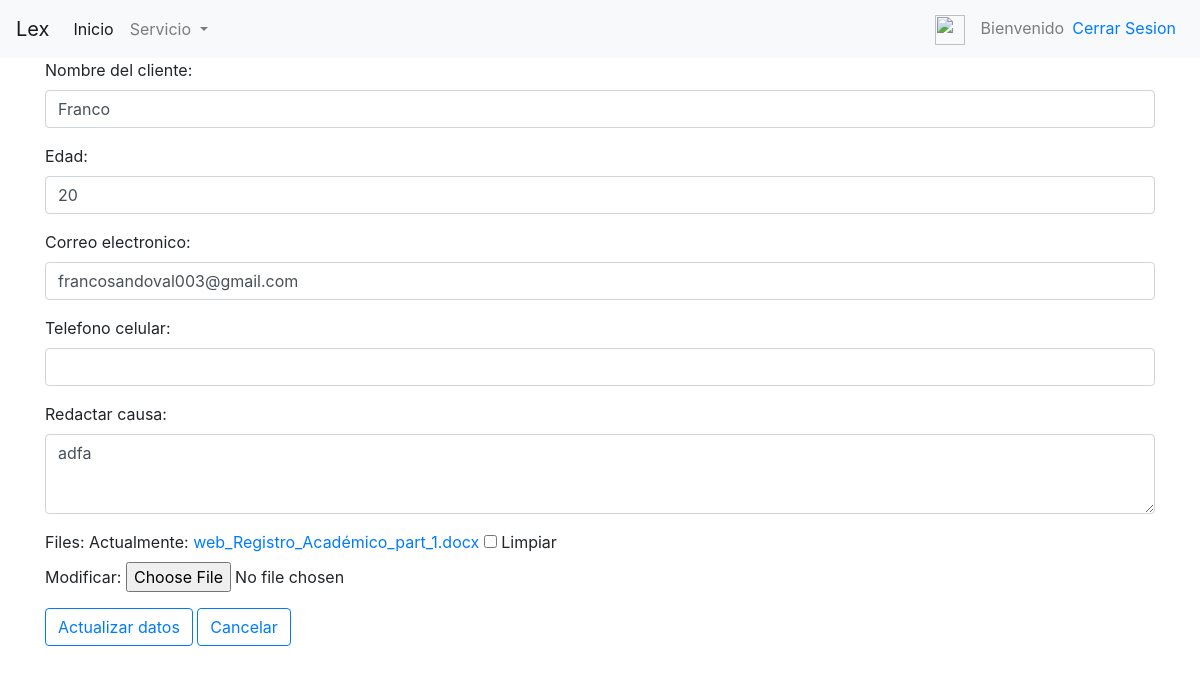
The page /service/edit/1 on the database as committed earlier.
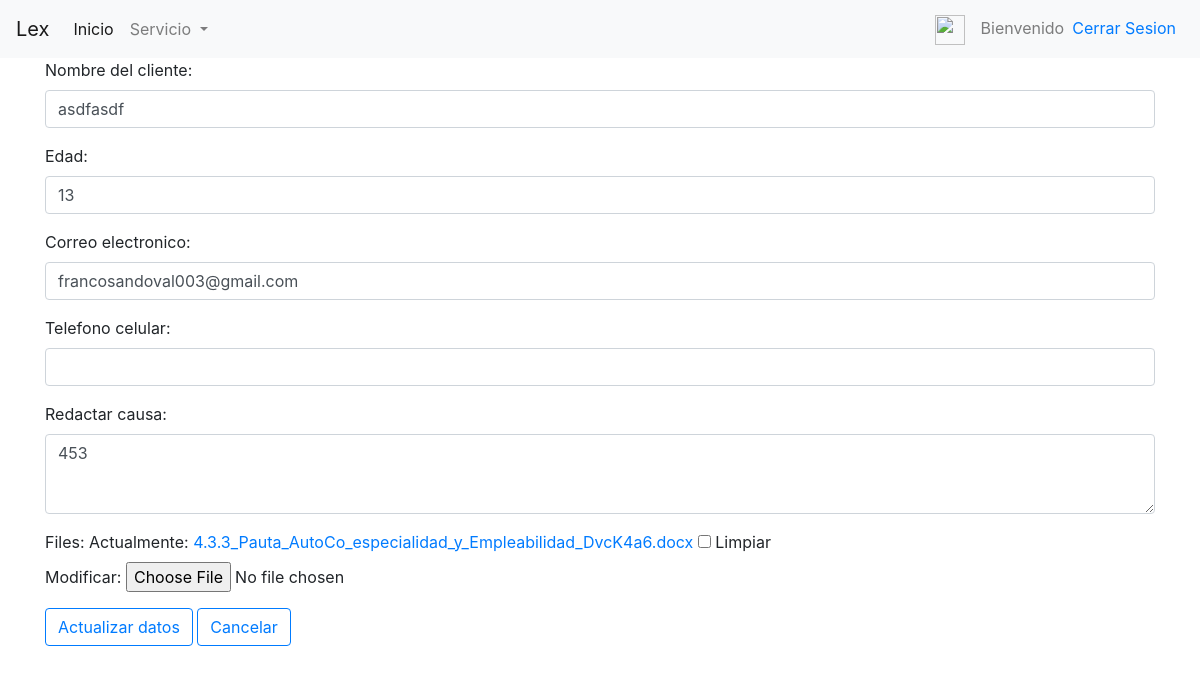
The same page on the database as committed later.
### core/models.py (models this page shows, shortened)
class Servicio(models.Model):
    cliente=models.ForeignKey('auth.User', on_delete=models.CASCADE, default='1')
    first_name=models.CharField('Nombre',max_length=30,blank=True,null=True)
    age=models.IntegerField('Edad',blank=True,null=True)
    email=models.EmailField('Correo electronico',max_length=254, blank=True, null=True)
    cause=models.TextField('Redactar Causa',max_length=254, blank=True,null=True)
    files=models.FileField(blank=True, null=True)

### core/views.py (the view)
# urls.py: path('service/edit/<int:pk>',views.editar_solicitud, name='service_edit'),
def editar_solicitud(request,pk):
    servicio=get_object_or_404(Servicio, id=pk)
    if request.method=='POST':
        form=SolicitarServicioForm(request.POST, request.FILES, instance=servicio)
        id=User.objects.get(username=request.user.username)
        if form.is_valid():
            form.save(id)
            return redirect('service_view')
    else:
        datos={
            'form':SolicitarServicioForm(instance=servicio)
        }
    return render(request, 'core/consultar_servicio.html', datos)

### core/forms.py (shortened to what this page needs)
class SolicitarServicioForm(forms.ModelForm):
    first_name=forms.CharField(widget=forms.TextInput(attrs={'class':'form-control'}),label="Nombre del cliente")
    age=forms.IntegerField(widget=forms.NumberInput(attrs={'class':'form-control'}), label="Edad")
    email=forms.EmailField(widget=forms.EmailInput(attrs={'class':'form-control'}),label="Correo electronico")
    phone=forms.CharField(widget=forms.NumberInput(attrs={'class':'form-control'}), label="Telefono celular")
    cause=forms.CharField(widget=forms.Textarea(attrs={'class':'form-control','style':'height: 80px'}), label="Redactar causa")
    class Meta:
        model = Servicio
        fields = ("first_name", "age", "email", "phone", "cause", "files")

### core/templates/core/consultar_servicio.html (shortened to what this page needs)
{% extends 'core/base.html' %}
{% block content %}
<form method="post">
    {{form.as_p}}
    <button type="submit" class="btn btn-outline-primary">Actualizar datos</button>
    <a class="btn btn-outline-primary" href="{% url 'service_view' %}">Cancelar</a>
</form>
{% endblock content %}

Rows that differ between the two databases and show on the page:
changed Servicio "francosandoval003@gmail.com": first_name "Franco" → "asdfasdf"; age "20" → "13"; cause "adfa" → "453"
Other text that changed with them:
text no longer shown: "Nombre del cliente: Edad: Correo electronico: Telefono celular: Redactar causa: Files: Actualmente: web_Registro_Académico_part_1.docx Limpiar Modificar:"
text now shown: "Nombre del cliente: Edad: Correo electronico: Telefono celular: Redactar causa: Files: Actualmente: 4.3.3_Pauta_AutoCo_especialidad_y_Empleabilidad_DvcK4a6.docx Limpiar Modificar:"
